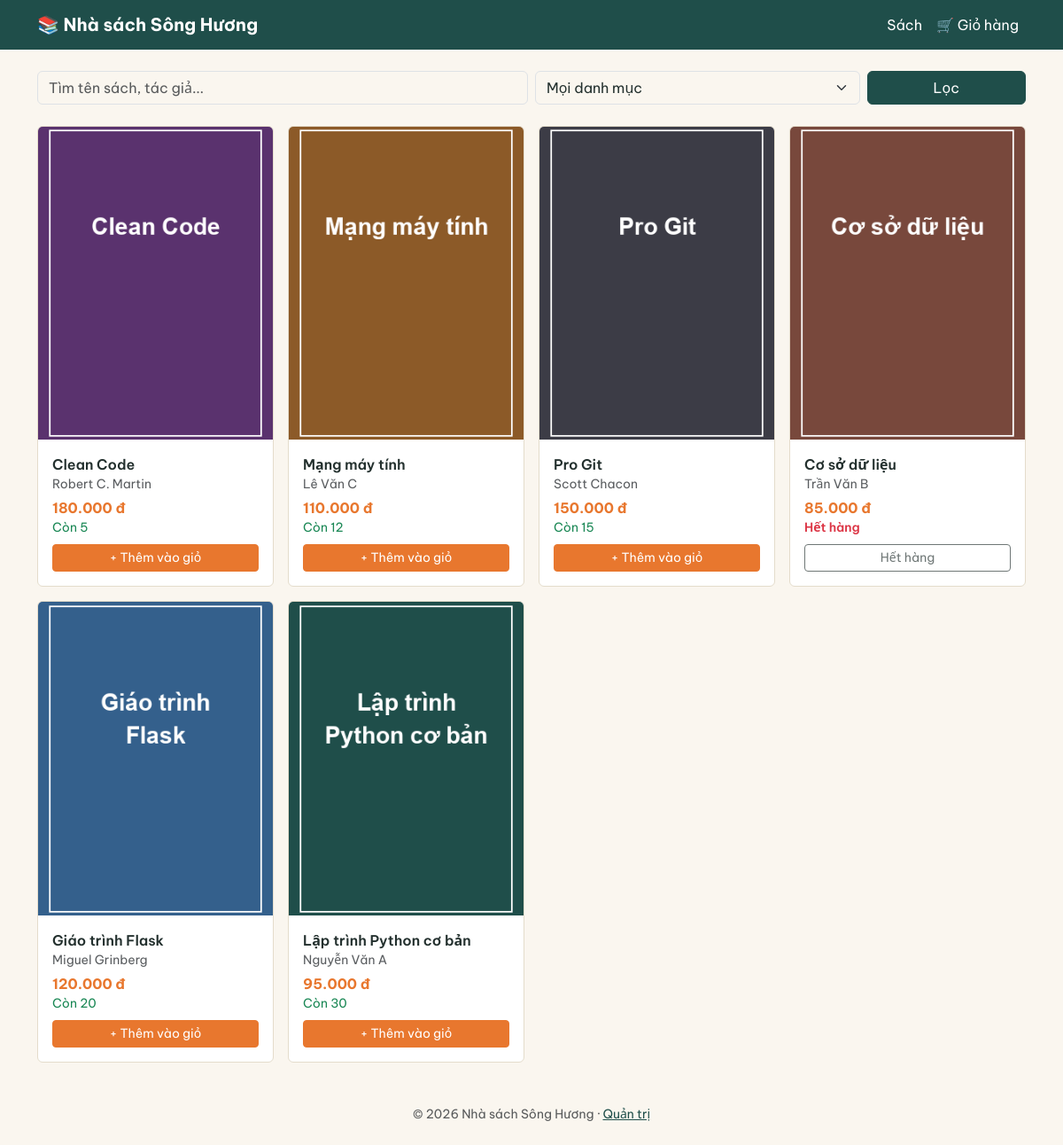
/books, run on the app's committed database.
### models.py (models this page shows)
class Book(db.Model):
    id = db.Column(db.Integer, primary_key=True)
    title = db.Column(db.String(200), nullable=False)
    author = db.Column(db.String(120), nullable=False)
    publisher = db.Column(db.String(120))
    year = db.Column(db.Integer)
    price = db.Column(db.Integer, nullable=False)          # đồng, số nguyên
    stock = db.Column(db.Integer, nullable=False, default=0)
    description = db.Column(db.Text)
    cover = db.Column(db.String(100))                      # tên file ngẫu nhiên
    category_id = db.Column(db.Integer, db.ForeignKey("category.id"), nullable=False)
    created_at = db.Column(db.DateTime, nullable=False, default=datetime.now)
    category = db.relationship("Category", back_populates="books")
    @property
    def cover_url(self):
        if self.cover:
            return url_for("static", filename=f"uploads/{self.cover}")
        return url_for("static", filename="img/no-cover.svg")

### shop.py (the view)
@bp.route("/books")
def books():
    q = request.args.get("q", "").strip()
    cat = request.args.get("category", type=int)
    stmt = select(Book).order_by(Book.id.desc())
    if q:
        like = f"%{q}%"
        stmt = stmt.where(or_(Book.title.ilike(like), Book.author.ilike(like)))
    if cat:
        stmt = stmt.where(Book.category_id == cat)
    items = db.session.scalars(stmt).all()
    categories = db.session.scalars(select(Category).order_by(Category.name)).all()
    return render_template("books.html", books=items, categories=categories,
                           q=q, cat=cat)

### cart.py (called while the page is built)
def get_cart() -> dict:
    return dict(session.get("cart", {}))

def cart_count() -> int:
    return sum(get_cart().values())

### templates/books.html (shortened to what this page needs)
{% extends 'base.html' %}
{% block content %}
<form class="row g-2 mb-4" method="get">
  <div class="col-md-6"><input class="form-control" name="q" value="{{ q }}" placeholder="Tìm tên sách, tác giả..."></div>
  <div class="col-md-4">
    <select class="form-select" name="category">
      <option value="">Mọi danh mục</option>
    </select>
  </div>
  <div class="col-md-2 d-grid"><button class="btn btn-primary">Lọc</button></div>
</form>
<div class="row row-cols-2 row-cols-md-3 row-cols-lg-4 g-3">
  {% for b in books %}
  <div class="col">
    <div class="card h-100 book-card">
      <a href="{{ url_for('shop.book_detail', book_id=b.id) }}"><img class="card-img-top" src="{{ b.cover_url }}" alt="Bìa {{ b.title }}"></a>
      <div class="card-body d-flex flex-column">
        <a class="title" href="{{ url_for('shop.book_detail', book_id=b.id) }}">{{ b.title }}</a>
        <div class="small text-muted">{{ b.author }}</div>
        <div class="price mt-1">{{ b.price|money }}</div>
        <div class="small mb-2">{% if b.stock > 0 %}<span class="text-success">Còn {{ b.stock }}</span>{% else %}<span class="text-danger fw-semibold">Hết hàng</span>{% endif %}</div>
        <form class="mt-auto" method="post" action="{{ url_for('shop.cart_add', book_id=b.id) }}">
          <button class="btn btn-sm btn-accent w-100" {{ 'disabled' if b.stock <= 0 }}>{{ '+ Thêm vào giỏ' if b.stock > 0 else 'Hết hàng' }}</button>
        </form>
      </div>
    </div>
  </div>
  {% endfor %}
</div>
{% endblock %}

### templates/base.html (shortened to what this page needs)
{% from '_macros.html' import flashes %}
<!doctype html>
<html lang="vi">
<head>
  <link href="https://cdn.jsdelivr.net/npm/bootstrap@5.3.3/dist/css/bootstrap.min.css" rel="stylesheet">
  <link href="{{ url_for('static', filename='css/style.css') }}" rel="stylesheet">
</head>
<body>
{% block layout %}
<nav class="navbar navbar-expand navbar-shop">
  <div class="container">
    <a class="navbar-brand fw-bold" href="{{ url_for('shop.books') }}">📚 Nhà sách Sông Hương</a>
    <ul class="navbar-nav ms-auto">
      <li class="nav-item"><a class="nav-link" href="{{ url_for('shop.books') }}">Sách</a></li>
      <li class="nav-item"><a class="nav-link" href="{{ url_for('shop.cart') }}">🛒 Giỏ hàng
        {% if cart_count %}<span class="badge badge-cart rounded-pill">{{ cart_count }}</span>{% endif %}</a></li>
    </ul>
  </div>
</nav>
<main class="container py-4">
  {% block content %}{% endblock %}
</main>
<footer class="container py-4 text-center text-muted small">
  © {{ current_year }} Nhà sách Sông Hương · <a href="{{ url_for('admin.dashboard') }}">Quản trị</a>
</footer>
{% endblock %}
</body>
</html>

### static/css/style.css (style rules this page uses)
:root { --paper:#faf6ef; --ink:#23302e; --river:#1f4e4a; --river-dark:#163836; --accent:#e8772e; --line:#e4dccb; --muted:#6f7b78; --bs-body-font-family:"Be Vietnam Pro",system-ui,sans-serif; --bs-body-bg:var(--paper); --bs-body-color:var(--ink); }
body { background:var(--paper);color:var(--ink) }
a { color:var(--river) }
.navbar-shop { background:var(--river) }
.navbar-shop .navbar-brand,.navbar-shop .nav-link { color:#fff }
.btn-primary { --bs-btn-bg:var(--river);--bs-btn-border-color:var(--river); --bs-btn-hover-bg:var(--river-dark);--bs-btn-hover-border-color:var(--river-dark); --bs-btn-active-bg:var(--river-dark);--bs-btn-disabled-bg:var(--river);--bs-btn-disabled-border-color:var(--river) }
.btn-accent { background:var(--accent);border-color:var(--accent);color:#fff }
.card { border-color:var(--line);background:#fff }
.book-card img { aspect-ratio:3/4;object-fit:cover;background:#eee }
.book-card .title { font-weight:600;color:var(--ink);text-decoration:none }
.price { color:var(--accent);font-weight:700 }

### data on the page
Book: cover_url (picture), title "Clean Code", author "Robert C. Martin", price "180.000 đ", stock "5", stock "+ Thêm vào giỏ"
Book: cover_url (picture), title "Mạng máy tính", author "Lê Văn C", price "110.000 đ", stock "12", stock "+ Thêm vào giỏ"
Book: cover_url (picture), title "Pro Git", author "Scott Chacon", price "150.000 đ", stock "15", stock "+ Thêm vào giỏ"
Book: cover_url (picture), title "Cơ sở dữ liệu", author "Trần Văn B", price "85.000 đ", shows "Hết hàng", stock "Hết hàng"
Book: cover_url (picture), title "Giáo trình Flask", author "Miguel Grinberg", price "120.000 đ", stock "20", stock "+ Thêm vào giỏ"
Book: cover_url (picture), title "Lập trình Python cơ bản", author "Nguyễn Văn A", price "95.000 đ", stock "30", stock "+ Thêm vào giỏ"
